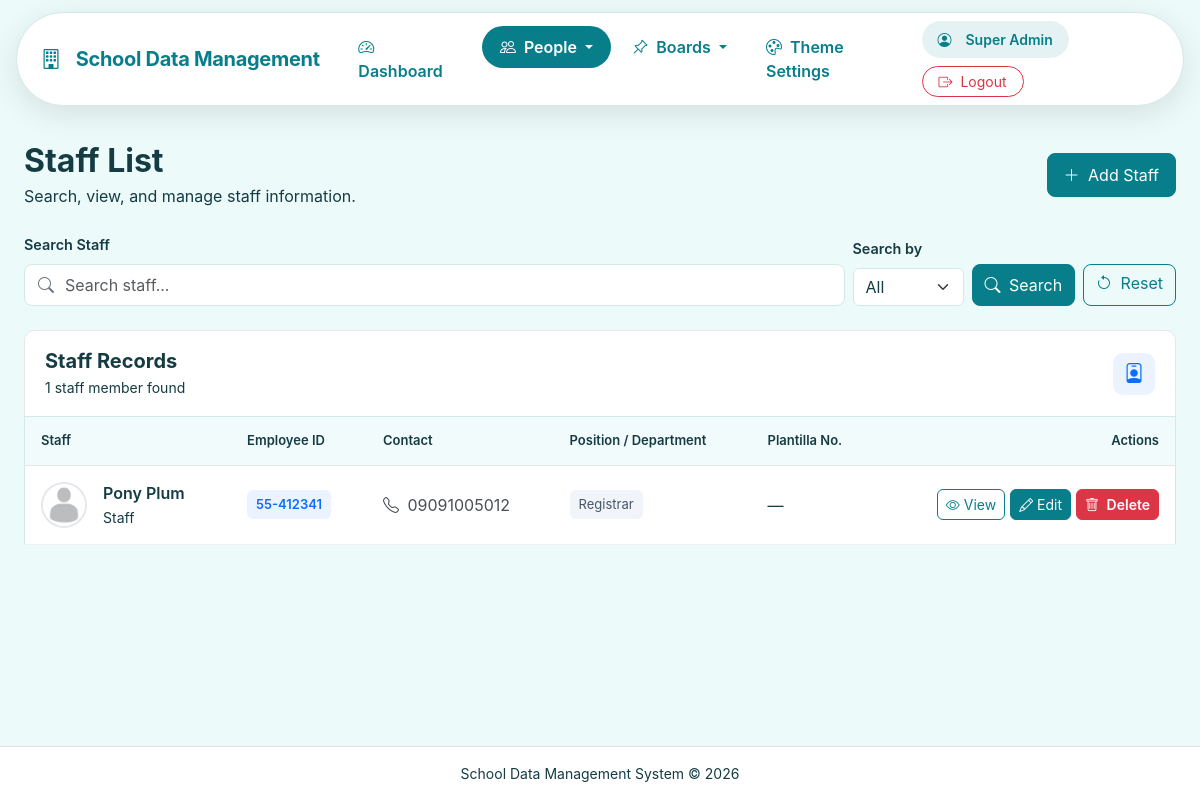
The app's page /staff.php (signed in) with its own data.
### tables this page shows
CREATE TABLE `staff` (
  `id` int(10) UNSIGNED NOT NULL,
  `user_id` int(10) UNSIGNED DEFAULT NULL,
  `created_by` int(10) UNSIGNED DEFAULT NULL,
  `updated_by` int(10) UNSIGNED DEFAULT NULL,
  `employee_id` varchar(50) NOT NULL,
  `photo` varchar(255) DEFAULT NULL,
  `full_name` varchar(150) NOT NULL,
  `date_of_birth` date DEFAULT NULL,
  `gender` varchar(30) DEFAULT NULL,
  `address` text DEFAULT NULL,
  `contact_number` varchar(50) DEFAULT NULL,
  `email` varchar(150) DEFAULT NULL,
  `position_department` varchar(150) DEFAULT NULL,
  `other_info` text DEFAULT NULL,
  `created_at` timestamp NOT NULL DEFAULT current_timestamp(),
  `updated_at` timestamp NOT NULL DEFAULT current_timestamp() ON UPDATE current_timestamp(),
  `plantilla_no` varchar(50) DEFAULT NULL,
  `first_day_of_service` date DEFAULT NULL,
  `current_latest_appointment` date DEFAULT NULL,
  `deped_email` varchar(150) DEFAULT NULL,
  `personal_email` varchar(150) DEFAULT NULL,
  `degree_finished` varchar(255) DEFAULT NULL,
  `specialization_prc_eligibility` varchar(255) DEFAULT NULL,
  `tin_no` varchar(30) DEFAULT NULL,
  `birthdate` date DEFAULT NULL,
  `specialization` varchar(255) DEFAULT NULL,
  `prc_eligibility` varchar(255) DEFAULT NULL,
  `gsis_no` varchar(50) DEFAULT NULL,
  `philhealth_no` varchar(50) DEFAULT NULL,
  `salary_grade` tinyint(3) UNSIGNED DEFAULT NULL,
  `step` tinyint(3) UNSIGNED DEFAULT NULL,
  `training_accomplishments` text DEFAULT NULL
);

### config.php (called while the page is built, shortened)
<?php
function e($value)
{
    return htmlspecialchars(
        (string) $value,
        ENT_QUOTES,
        'UTF-8'
    );
}
?>

### staff.php (the view, shortened to what this page needs)
<?php
require_once __DIR__ . '/config.php';
$q = trim($_GET['q'] ?? '');
$searchBy = $_GET['search_by'] ?? 'all';
$sql = "
    SELECT *
    FROM staff
";
$params = [];
$sql .= "
    ORDER BY full_name ASC
";
$stmt = $pdo->prepare($sql);
$stmt->execute($params);
$rows = $stmt->fetchAll();
include 'header.php';
?>
<link
    rel="stylesheet"
    href="assets/staff.css"
>
<div class="d-flex flex-wrap justify-content-between align-items-center gap-3 mb-4">
    <div>
        <h2 class="fw-bold mb-1">
            Staff List
        </h2>
        <p class="text-muted mb-0">
            Search, view, and manage staff information.
        </p>
    </div>
    <a
        href="staff_form.php"
        class="btn btn-primary staff-add-btn"
    >
        <i class="bi bi-plus-lg me-1"></i>
        Add Staff
    </a>
</div>
<form
    method="GET"
    class="staff-search-form mb-4"
>
    <div class="row g-2 align-items-end">
        <div class="col-12 col-lg">
            <label
                for="q"
                class="form-label fw-semibold"
            >
                Search Staff
            </label>
            <div class="staff-search-input">
                <i class="bi bi-search"></i>
                <input
                    type="text"
                    name="q"
                    id="q"
                    class="form-control"
                    value="<?= e($q) ?>"
                    placeholder="Search staff..."
                    maxlength="150"
                    autocomplete="off"
                >
            </div>
        </div>
        <div class="col-12 col-sm-6 col-lg-auto">
            <label
                for="search_by"
                class="form-label fw-semibold"
            >
                Search by
            </label>
            <select
                name="search_by"
                id="search_by"
                class="form-select"
            >
                <option
                    value="all"
                    <?= $searchBy === 'all'
                        ? 'selected'
                        : '' ?>
                >
                    All
                </option>
            </select>
        </div>
        <div class="col-12 col-sm-3 col-lg-auto">
            <button
                type="submit"
                class="btn btn-primary w-100 staff-search-btn"
            >
                <i class="bi bi-search me-1"></i>
                Search
            </button>
        </div>
        <div class="col-12 col-sm-3 col-lg-auto">
            <a
                href="staff.php"
                class="btn btn-outline-secondary w-100 staff-clear-btn"
            >
                <i class="bi bi-arrow-counterclockwise me-1"></i>
                Reset
            </a>
        </div>
    </div>
</form>
<div class="staff-table-header">
    <div>
        <h5 class="fw-bold mb-1">
            Staff Records
        </h5>
        <p class="text-muted small mb-0">
            <?= count($rows) ?>
            staff
            <?= count($rows) !== 1
                ? 'members'
                : 'member'
            ?>
            found
        </p>
    </div>
    <div class="staff-table-icon">
        <i class="bi bi-person-badge"></i>
    </div>
</div>
<div class="table-responsive">
    <table class="table staff-table align-middle mb-0">
        <thead>
            <tr>
                <th>
                    Staff
                </th>
                <th>
                    Employee ID
                </th>
                <th>
                    Contact
                </th>
                <th>
                    Position / Department
                </th>
                <th>
                    Plantilla No.
                </th>
                <th class="text-end">
                    Actions
                </th>
            </tr>
        </thead>
        <tbody>
            <?php if (!empty($rows)): ?>
                <?php foreach ($rows as $r): ?>
                    <tr>
                        <td>
                            <div class="d-flex align-items-center gap-3">
                                <?php if (!empty($r['photo'])): ?>
                                    <img
                                        src="<?= e($r['photo']) ?>"
                                        alt="<?= e(
                                            $r['full_name']
                                        ) ?>"
                                        class="staff-avatar"
                                    >
                                <?php endif; ?>
                                <div>
                                    <div class="fw-semibold">
                                        <?= e(
                                            $r['full_name']
                                        ) ?>
                                    </div>
                                    <small class="text-muted">
                                        Staff
                                    </small>
                                </div>
                            </div>
                        </td>
                        <td>
                            <span class="staff-id-badge">
                                <?= e(
                                    $r['employee_id']
                                ) ?>
                            </span>
                        </td>
                        <td>
                            <?php if (
                                !empty(
                                    $r['contact_number']
                                )
                            ): ?>
                                <div class="staff-contact">
                                    <i class="bi bi-telephone me-1"></i>
                                    <?= e(
                                        $r['contact_number']
                                    ) ?>
                                </div>
                            <?php else: ?>
                                <span class="text-muted">
                                    —
                                </span>
                            <?php endif; ?>
                        </td>
                        <td>
                            <?php if (
                                !empty(
                                    $r['position_department']
                                )
                            ): ?>
                                <span class="staff-position-badge">
                                    <?= e(
                                        $r['position_department']
                                    ) ?>
                                </span>
                            <?php else: ?>
                                <span class="text-muted">
                                    —
                                </span>
                            <?php endif; ?>
                        </td>
                        <td>
                            <?php if (
                                !empty(
                                    $r['plantilla_no']
                                )
                            ): ?>
                                <span class="staff-plantilla-badge">
                                    <?= e(
                                        $r['plantilla_no']
                                    ) ?>
                                </span>
                            <?php else: ?>
                                <span class="text-muted">
                                    —
                                </span>
                            <?php endif; ?>
                        </td>
                        <td class="text-end">
                            <div class="staff-actions">
                                <a
                                    href="staff_view.php?id=<?= (int)$r['id'] ?>"
                                    class="
                                        btn
                                        btn-sm
                                        btn-outline-primary
                                    "
                                    title="View Staff"
                                >
                                    <i class="bi bi-eye"></i>
                                    <span>
                                        View
                                    </span>
                                </a>
                                <a
                                    href="staff_form.php?id=<?= (int)$r['id'] ?>"
                                    class="
                                        btn
                                        btn-sm
                                        btn-primary
                                    "
                                    title="Edit Staff"
                                >
                                    <i class="bi bi-pencil"></i>
                                    <span>
                                        Edit
                                    </span>
                                </a>
                                <a
                                    href="delete_staff.php?id=<?= (int)$r['id'] ?>"
                                    class="btn btn-sm btn-danger"
                                >
                                    <i class="bi bi-trash me-1"></i>
                                    Delete
                                </a>
                            </div>
                        </td>
                    </tr>
                <?php endforeach; ?>
            <?php endif; ?>
        </tbody>
    </table>
</div>
<?php include 'footer.php'; ?>

### assets/style.css (style rules this page uses)
body { font-family: Inter, system-ui, -apple-system, "Segoe UI", sans-serif; }
.table td, .table th { vertical-align: middle; }
.form-label { font-weight: 600; font-size: .9rem; }

### assets/navigation.css (style rules this page uses)
html, body { min-height: 100%; }
body { display: flex; flex-direction: column; min-height: 100vh; }

### assets/css/theme.css (style rules this page uses)
:root { --theme-primary: #0d6efd; --theme-button: #0d6efd; --theme-header: #ffffff; --theme-card: #ffffff; --theme-background: #f5f8fc; --theme-text: #172b4d; --theme-font: #172b4d; --theme-icon: #0d6efd; --theme-border: #e5eaf0; }
html, body, body.bg-light, main, main.container, main.container-fluid, .content-wrapper, .page-wrapper { background-color: var(--theme-background) !important; color: var(--theme-font) !important; }
body p, body label, body li, body td, body th, body small, body .text-muted, body .form-text, body .text-secondary { color: var(--theme-font) !important; }
h1, h2, h3, h4, h5, h6, .stat-number, .records-title, .record-name, .page-title, .card-title { color: var(--theme-text) !important; }
html body .btn-primary, html body .theme-primary-button, html body .btn-info, html body button[type="submit"]:not(.btn-danger):not(.sdms-theme-reset):not(.danger) { background-color: var(--theme-button) !important; border-color: var(--theme-button) !important; color: #ffffff !important; }
html body .btn-outline-primary, html body .btn-outline-info, html body .btn-outline-secondary { color: var(--theme-primary) !important; border-color: var(--theme-primary) !important; background-color: transparent !important; }
html body .btn-danger, html body .small-button.danger, html body button.danger { background-color: #dc3545 !important; border-color: #dc3545 !important; color: #ffffff !important; font-weight: 600 !important; }
.card, .dashboard-stat-card, .dashboard-record-card, .modal-content, .dropdown-menu, .list-group-item, .table, .form-control, .form-select, .input-group-text, hr { border-color: var(--theme-border) !important; }
.form-control, .form-select, input[type="search"] { background-color: var(--theme-card) !important; color: var(--theme-font) !important; }
.table { color: var(--theme-font) !important; background-color: var(--theme-card) !important; }
.dashboard-table thead th, .table thead th, #announcementTable thead th { background-color: color-mix(in srgb, var(--theme-background) 72%, var(--theme-card)) !important; color: var(--theme-font) !important; }
.btn i, .btn .bi, .btn-primary i, .btn-primary .bi, .btn-danger i, .btn-danger .bi, .btn-success i, .btn-success .bi, .btn-warning i, .btn-warning .bi, .btn-info i, .btn-info .bi, .btn-secondary i, .btn-secondary .bi, .button i, .button .bi { color: inherit !important; }

### assets/staff.css (style rules this page uses)
.staff-add-btn { border-radius: 8px; padding: 9px 16px; }
.staff-search-form { align-items: center; }
.staff-search-input { position: relative; }
.staff-search-input i { position: absolute; left: 14px; top: 50%; transform: translateY(-50%); color: #6c757d; z-index: 2; }
.staff-search-input .form-control { padding-left: 40px; border-radius: 8px; min-height: 42px; }
.staff-search-btn, .staff-clear-btn { min-height: 42px; border-radius: 8px; }
.staff-table-header { display: flex; justify-content: space-between; align-items: center; padding: 18px 20px; background: #fff; border: 1px solid #e5e7eb; border-bottom: none; border-radius: 10px 10px 0 0; }
.staff-table-icon { width: 42px; height: 42px; display: flex; align-items: center; justify-content: center; background: #eaf3ff; color: #0d6efd; border-radius: 10px; font-size: 20px; }
.staff-table { background: #fff; border: 1px solid #e5e7eb; }
.staff-table thead th { background: #f8fafc; color: #495057; font-size: 13px; font-weight: 600; padding: 14px 16px; white-space: nowrap; border-bottom: 1px solid #e5e7eb; }
.staff-table tbody td { padding: 15px 16px; border-bottom: 1px solid #f0f0f0; }
.staff-avatar { width: 46px; height: 46px; border-radius: 50%; object-fit: cover; border: 2px solid #e5e7eb; }
.staff-id-badge { display: inline-block; padding: 5px 9px; background: #eaf3ff; color: #0d6efd; border-radius: 6px; font-size: 13px; font-weight: 600; }
.staff-contact { color: #495057; white-space: nowrap; }
.staff-position-badge { display: inline-block; padding: 5px 9px; background: #f1f5f9; color: #475569; border-radius: 6px; font-size: 13px; }
.staff-actions { display: flex; justify-content: flex-end; gap: 5px; }
.staff-actions .btn { border-radius: 6px; }

### records on screen
staff: photo (picture), full_name "Pony Plum", employee "55-412341", contact_number "09091005012", position_department "Registrar"

### other values on screen
$item['label'] "Dashboard"
$item['label'] "People"
$item['label'] "Boards"
$item['label'] "Theme Settings"
$_SESSION['full_name'] "Super Admin"
count($rows) "1"
